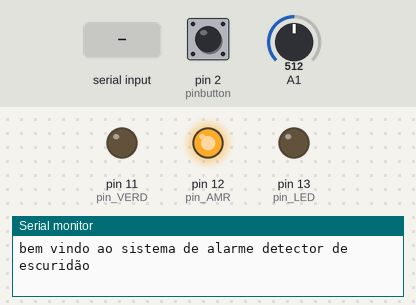
Recording of a sketch running on a simulated Arduino Uno, built with avr-gcc and run on an emulated ATmega328P. Parts: output pins drawn as LEDs (lit = HIGH), the last lines printed to the serial monitor. Dashed ring = blinking. The test bench sets the inputs (shaded band); at power-on: A1 = 512, pin 2 (pinbutton) HIGH.

Above: at 1.2 s.
1.3 s: A1 set to 0
At 1.41 s:
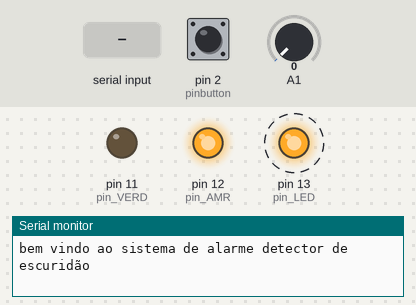
4.3 s: pin 2 (pinbutton) pulled LOW for 0.15 s
At 4.69 s:
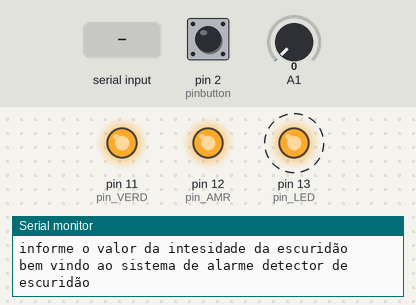
7.3 s: pin 2 (pinbutton) pulled LOW for 1 s
At 7.45 s:
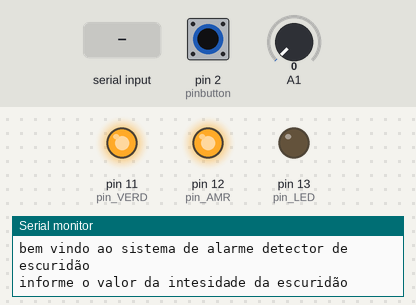
10.3 s: byte 30 received over Serial
13.3 s: pin 2 (pinbutton) pulled LOW for 0.15 s
At 13.59 s:
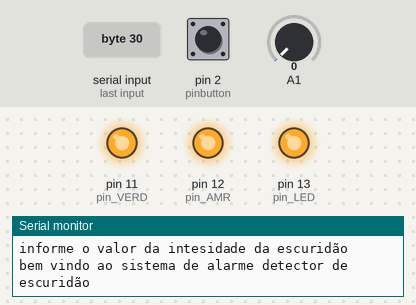
16.3 s: byte 90 received over Serial
Timing chart, 0 to 20.3 s (numbered marks = the images above; inputs shaded):
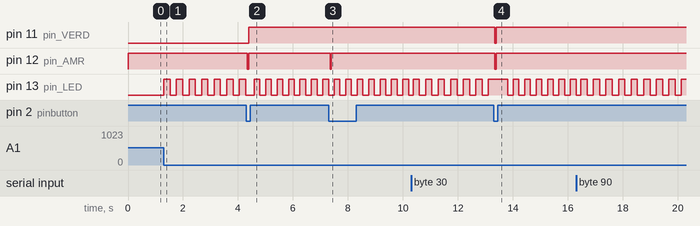

The sketch:

exercicio03.ino
```cpp
const byte pin_LED = 13;
const byte pin_AMR = 12;
const byte pin_VERD = 11;
const byte pinbutton = 2;
boolean pront_conf = 0,estadoLED = 0, pisca = 0,ativo = 0;
const unsigned int periodo = 200;
unsigned long tempoAtual, tempoAnterior;
unsigned int luz_incidente,cont_button,escuro;


void interruptor(){
pront_conf = 1;
pisca = 1;
cont_button = 1;
if(cont_button < 1){
  ativo = 0 ;
 }
}

void setup() {
 pinMode(pin_LED, OUTPUT);
 pinMode(pin_AMR, OUTPUT);
 pinMode(pin_VERD, OUTPUT);
 pinMode(pinbutton, INPUT_PULLUP);
 attachInterrupt(digitalPinToInterrupt(2), interruptor, FALLING);
 Serial.begin(9600);
 tempoAnterior = millis();
}

void loop() {
 tempoAtual = millis();
 digitalWrite(pin_AMR, HIGH);
 Serial.println("bem vindo ao sistema de alarme detector de escuridão");
 if(pisca == 1){
    digitalWrite(pin_AMR, LOW);
    if((tempoAtual-tempoAnterior)>= periodo){
      estadoLED ^= 1; // or exclusivo
      digitalWrite(pin_VERD,estadoLED);
      tempoAnterior = tempoAtual;
      }
    }

 if(pront_conf == 1){
    Serial.println("informe o valor da intesidade da escuridão");
    if(Serial.available()){
     escuro = Serial.read();
      pront_conf = 0;
    }
    pisca = 0;
    digitalWrite(pin_VERD, HIGH);
  }

 luz_incidente = analogRead(A1);
 if(luz_incidente <= escuro){
    ativo = 1;
 }
 if(ativo == 1){
  if((tempoAtual-tempoAnterior)>= periodo){
    estadoLED ^= 1; // or exclusivo
    digitalWrite(pin_LED,estadoLED);
    tempoAnterior = tempoAtual;
  }
 }
}
```

Measured:
- after the input at 1.3 s, pin 13 (pin_LED): alternates HIGH for 0.23 s and LOW for 0.23 s, starting at once
- after the input at 4.3 s, pin 11 (pin_VERD): LOW → HIGH after 0.08 s; pin 12 (pin_AMR): HIGH → LOW at once, → HIGH 0.05 s later
- after the input at 7.3 s, pin 12 (pin_AMR): HIGH → LOW after 0.05 s, → HIGH 0.05 s later
- after the input at 13.3 s, pin 11 (pin_VERD), pin 12 (pin_AMR): HIGH → LOW at once, → HIGH 0.05 s later
